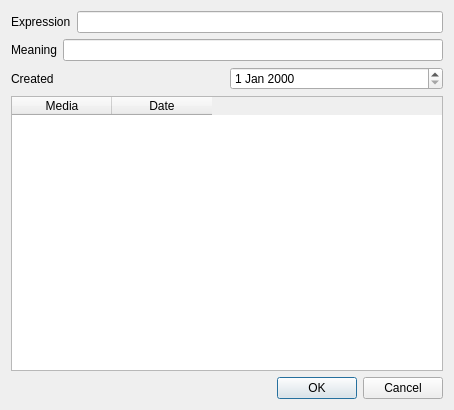
<?xml version="1.0" encoding="UTF-8"?>
<ui version="4.0">
 <class>Expression</class>
 <widget class="QDialog" name="Expression">
  <property name="geometry">
   <rect>
    <x>0</x>
    <y>0</y>
    <width>454</width>
    <height>410</height>
   </rect>
  </property>
  <property name="windowTitle">
   <string>Expression</string>
  </property>
  <layout class="QVBoxLayout" name="verticalLayout">
   <item>
    <layout class="QGridLayout" name="gridLayout">
     <item row="0" column="0" colspan="2">
      <widget class="QLabel" name="label">
       <property name="text">
        <string>Expression</string>
       </property>
      </widget>
     </item>
     <item row="0" column="2">
      <widget class="QLineEdit" name="expressionLine"/>
     </item>
     <item row="1" column="0">
      <widget class="QLabel" name="label_2">
       <property name="text">
        <string>Meaning</string>
       </property>
      </widget>
     </item>
     <item row="1" column="1" colspan="2">
      <widget class="QLineEdit" name="meaningLine"/>
     </item>
    </layout>
   </item>
   <item>
    <layout class="QHBoxLayout" name="horizontalLayout">
     <item>
      <widget class="QLabel" name="label_3">
       <property name="text">
        <string>Created</string>
       </property>
      </widget>
     </item>
     <item>
      <widget class="QDateEdit" name="createdDate"/>
     </item>
    </layout>
   </item>
   <item>
    <widget class="QTableWidget" name="usageTable">
     <column>
      <property name="text">
       <string>Media</string>
      </property>
     </column>
     <column>
      <property name="text">
       <string>Date</string>
      </property>
     </column>
    </widget>
   </item>
   <item>
    <widget class="QDialogButtonBox" name="buttonBox">
     <property name="orientation">
      <enum>Qt::Horizontal</enum>
     </property>
     <property name="standardButtons">
      <set>QDialogButtonBox::Cancel|QDialogButtonBox::Ok</set>
     </property>
    </widget>
   </item>
  </layout>
 </widget>
 <resources/>
 <connections>
  <connection>
   <sender>buttonBox</sender>
   <signal>accepted()</signal>
   <receiver>Expression</receiver>
   <slot>accept()</slot>
   <hints>
    <hint type="sourcelabel">
     <x>248</x>
     <y>254</y>
    </hint>
    <hint type="destinationlabel">
     <x>157</x>
     <y>274</y>
    </hint>
   </hints>
  </connection>
  <connection>
   <sender>buttonBox</sender>
   <signal>rejected()</signal>
   <receiver>Expression</receiver>
   <slot>reject()</slot>
   <hints>
    <hint type="sourcelabel">
     <x>316</x>
     <y>260</y>
    </hint>
    <hint type="destinationlabel">
     <x>286</x>
     <y>274</y>
    </hint>
   </hints>
  </connection>
 </connections>
</ui>
